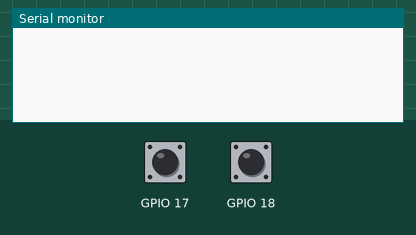
Simulated run of this sketch. Board: ESP32. Shown: the last lines printed to the serial monitor. Inputs (shaded band) come from the test bench; at power-on: GPIO 17 HIGH, GPIO 18 HIGH.

Above: at 1.2 s.
1.3 s: GPIO 17 pulled LOW for 0.15 s
At 2.5 s:
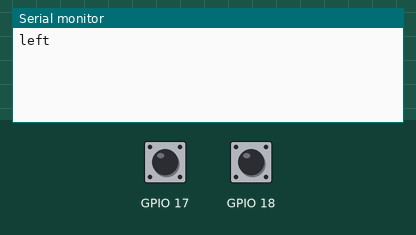
2.9 s: GPIO 18 pulled LOW for 0.15 s
At 3.9 s:
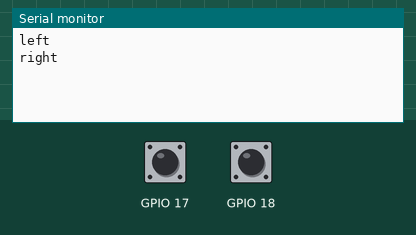

Measured:
- after the input at 1.3 s, the serial monitor: prints a new line at once (image 1)
- after the input at 2.9 s, the serial monitor: prints a new line at once (image 2)

The sketch:

ESP32-Interrupt.ino
```cpp
struct Button {
  const uint8_t PIN;
  bool pressed;
  unsigned long last_button_time;
};

Button button_right = {18, false, 0};
Button button_left = {17, false, 0};

void IRAM_ATTR button_right_press_interrupt() {
  unsigned long button_time = millis();

  if (button_time - button_right.last_button_time > 250) {
    Serial.println("right");
    button_right.pressed = true;
    button_right.last_button_time = button_time;
  }
}

void IRAM_ATTR button_left_press_interrupt() {
  unsigned long button_time = millis();

  if (button_time - button_left.last_button_time > 250) {
    Serial.println("left");
    button_left.pressed = true;
    button_left.last_button_time = button_time;
  }
}

void setup() {
  Serial.begin(9600);
  pinMode(button_right.PIN, INPUT_PULLUP);
  pinMode(button_left.PIN, INPUT_PULLUP);
  attachInterrupt(button_left.PIN, button_left_press_interrupt, FALLING);
  attachInterrupt(button_right.PIN, button_right_press_interrupt, FALLING);
}

void loop() {
}
```
